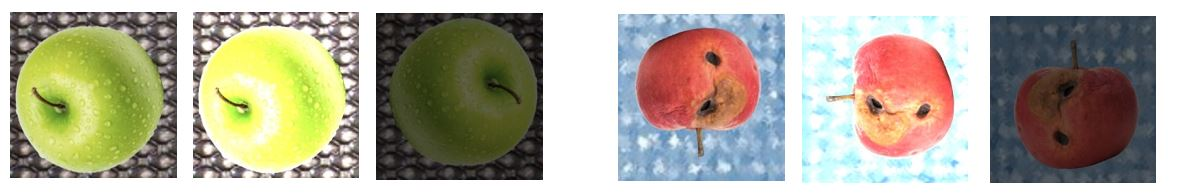
#> input picture Classification/Data/augmentation_results.JPG, 1180 x 196 px, found by its file name; its folder holds only this picture in this run
$ python brighten.py
#> lines starting #> are read from the running program, lines starting #| are printed output that depends on the picture
import glob, os
from PIL import Image, ImageEnhance
os.chdir("C:/Users/kenea/Documents/PycharmProjects/Data_Creator/Data2/test_healthy")
count = 0
for file in glob.glob("*.jpg"):
    Im = Image.open(file.title())
#> Im is the input picture: PIL image 1180x196 RGB; mean R, G, B 176.5, 171.8, 153.4
    enhancer = ImageEnhance.Brightness(Im)
    for k in range(1,3):
        factor = 0.4 * k * k
        Im2 = enhancer.enhance(factor)
        name = "C:/Users/kenea/Documents/PycharmProjects/Data_Creator/Data2/test_healthy/A" + str(count) + ".jpg"
        Im2.save(name, quality=95)
        count = count + 1
#> this loop made 2 passes
#> pass 1, `Im2 = enhancer.enhance(factor)`:
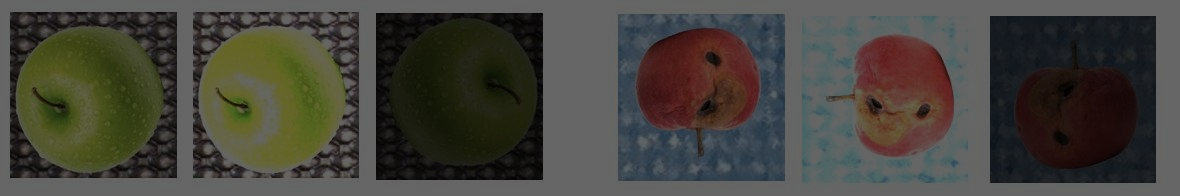
#> Im2: PIL image 1180x196 RGB; mean R, G, B 70.3, 68.4, 61.1
#> pass 2, `Im2 = enhancer.enhance(factor)`:
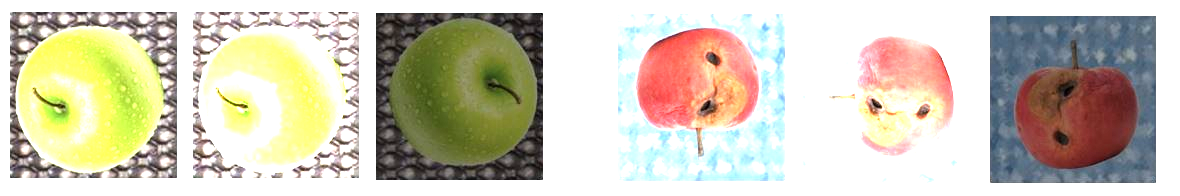
#> Im2: PIL image 1180x196 RGB; mean R, G, B 207.5, 201.6, 183.1
#> after the loop, count = 2
